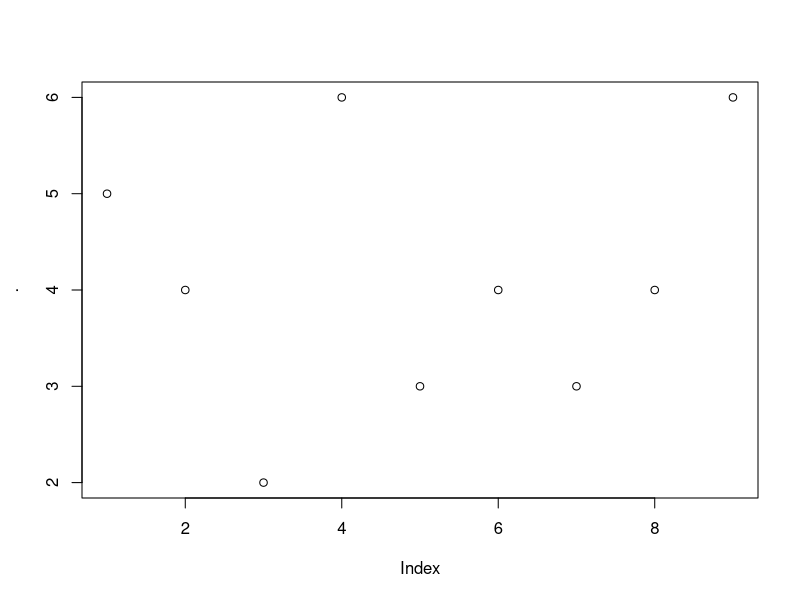

Generate this figure with R:
## ---- chunk 1
knitr::opts_chunk$set(echo = TRUE)

library(magrittr) # %>%

## ---- chunk 2

# General operation moving forward
# CTRL-SHIFT-M

c(5,4,2,6,3,4,3,4,6) %>%
    mean()

mean(c(5,4,2,6,3,4,3,4,6))

# The pipe is like the unix command line pipe, 
#   take output of left and pipe into the right
# The pipe in R differs in that you can break lines 
#   and it doesnt need to be STDIN or STDOUT

#------------------------------------------------#

# Taking a forward moving operation and assigning it to a variable 

# read this as:
#   "X receives the value of the vector going through the mean function"

x <- c(5,4,2,6,3,4,3,4,6) %>% 
    mean()

cat("the value of x is: ", x)
## ---- chunk 3

# Normal pipe pushes results forward through processes 
#   the compound pipe pushes the operation forward but also assigns the result 
#       back to the initial object, basically it becomes '<-' 

# first y contains this vector of numbers
y <- c(5,4,2,6,3,4,3,4,6)

# Then we compound pipe that vector into the mean function and the result of 
#   the mean function is then re-assigned to y, akin to:
#       y = mean(y)
y %<>% mean()

cat("the value of y is: ", y)
## ---- chunk 4

# When piping this tribble forward it assumes i want to 
#   calculate the mean of both vectors

tibble::tribble(
    ~name, ~age,
    "john", 26,
    "karen", 54,
    "susan", 45,
    "joe", 16
) %>%
    mean(age) # this does not work

#------------------------------------------------#

# when using the exposition pipe %$% it allows you to use the names of the 
#   content on the 'left hand side' of the piping operation and therefore 
#       reference only the numeric vector in the mean function.

# so what appears in the mean function is equivalently exampleTribble$age

tibble::tribble(
    ~name, ~age,
    "john", 26,
    "karen", 54,
    "susan", 45,
    "joe", 16
) %$%
    mean(age) # and so this works

## ---- chunk 5

# pipe a a value forward but return the original value

#        value -------------> into a function (This is not returned)
#                    |
#                    |
#                    |
#                    |
#                    |
#                    V
#                    Returned Result


# value is piped into the mean function but only vector is returned
c(5,4,2,6,3,4,3,4,6) %T>% mean() # Shows only the vector

# This is useful when an expression is used for its side-effect, say plotting or printing.
c(5,4,2,6,3,4,3,4,6) %T>% plot() # shows the vector and the plot

